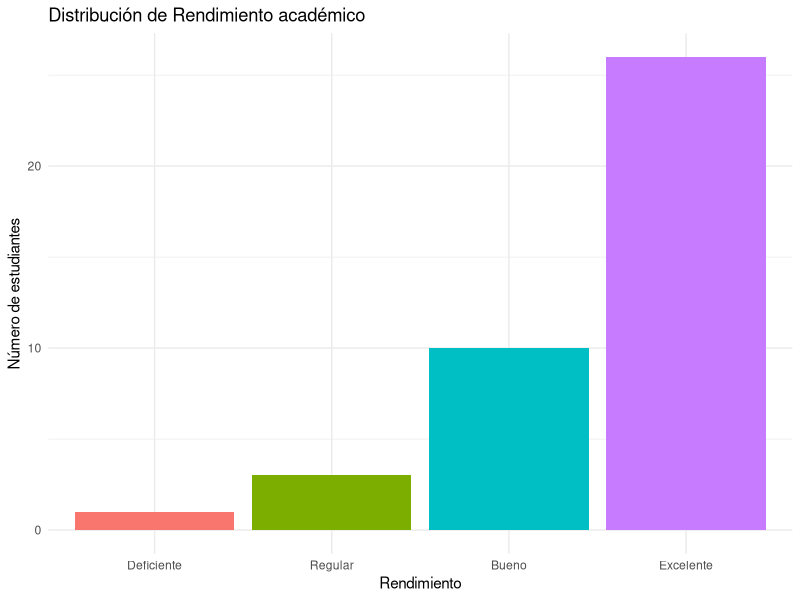
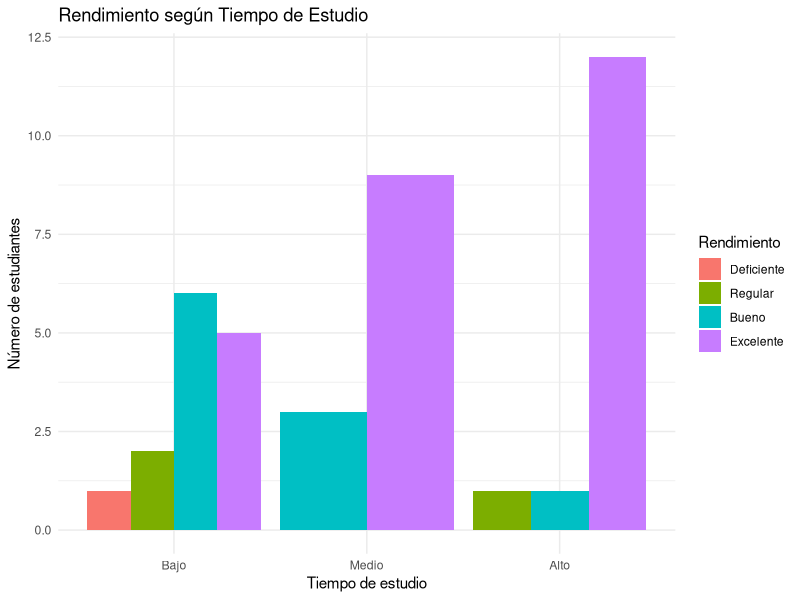
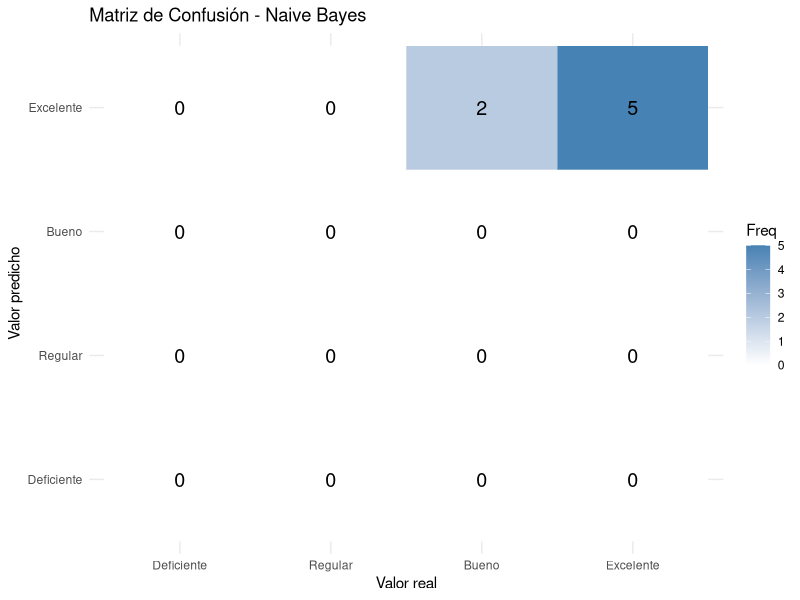

R code for these plots, in order:
## ---- chunk 1
knitr::opts_chunk$set(echo = TRUE, message = FALSE, warning = FALSE)
## ---- chunk 2
# install.packages(c("e1071", "caret", "ggplot2"))
library(e1071)   # Naive Bayes
library(caret)   # particion de datos y matriz de confusion
library(ggplot2) # graficos
## ---- chunk 3
set.seed(123)
n <- 40

TiempoEstudio  <- sample(c("Alto", "Medio", "Bajo"), n, replace = TRUE,
                          prob = c(0.35, 0.35, 0.30))
Asistencia     <- sample(c("Alta", "Media", "Baja"), n, replace = TRUE,
                          prob = c(0.40, 0.35, 0.25))
Participacion  <- sample(c("Alta", "Media", "Baja"), n, replace = TRUE,
                          prob = c(0.35, 0.40, 0.25))
SituacionEcon  <- sample(c("Buena", "Mala"), n, replace = TRUE,
                          prob = c(0.55, 0.45))

# Puntaje numérico auxiliar (0-100) usado únicamente para generar
# de forma coherente la variable objetivo Rendimiento
puntaje_var <- function(x, valores) {
  pesos <- c(20, 10, 0)
  names(pesos) <- valores
  pesos[x]
}

puntaje <- 55 +
  puntaje_var(TiempoEstudio, c("Alto", "Medio", "Bajo")) +
  puntaje_var(Asistencia,    c("Alta", "Media", "Baja")) +
  puntaje_var(Participacion, c("Alta", "Media", "Baja")) +
  ifelse(SituacionEcon == "Buena", 8, 0) +
  rnorm(n, mean = 0, sd = 6)

Rendimiento <- cut(puntaje,
                    breaks = c(-Inf, 69, 79, 89, Inf),
                    labels = c("Deficiente", "Regular", "Bueno", "Excelente"))

datos <- data.frame(
  Est            = 1:n,
  TiempoEstudio  = factor(TiempoEstudio, levels = c("Bajo", "Medio", "Alto")),
  Asistencia     = factor(Asistencia,    levels = c("Baja", "Media", "Alta")),
  Participacion  = factor(Participacion, levels = c("Baja", "Media", "Alta")),
  SituacionEcon  = factor(SituacionEcon, levels = c("Mala", "Buena")),
  Rendimiento    = factor(Rendimiento,
                          levels = c("Deficiente", "Regular", "Bueno", "Excelente"))
)

datos
## ---- chunk 4
str(datos)
summary(datos)
table(datos$Rendimiento)
## ---- chunk 5
ggplot(datos, aes(x = Rendimiento, fill = Rendimiento)) +
  geom_bar() +
  labs(title = "Distribución de Rendimiento académico",
       x = "Rendimiento", y = "Número de estudiantes") +
  theme_minimal() +
  theme(legend.position = "none")
## ---- chunk 6
ggplot(datos, aes(x = TiempoEstudio, fill = Rendimiento)) +
  geom_bar(position = "dodge") +
  labs(title = "Rendimiento según Tiempo de Estudio",
       x = "Tiempo de estudio", y = "Número de estudiantes") +
  theme_minimal()
## ---- chunk 7
set.seed(123)
indice_train <- createDataPartition(datos$Rendimiento, p = 0.8, list = FALSE)

train_data <- datos[indice_train, -1]  # se excluye la columna Est
test_data  <- datos[-indice_train, -1]

cat("Observaciones de entrenamiento:", nrow(train_data), "\n")
cat("Observaciones de prueba       :", nrow(test_data), "\n")
## ---- chunk 8
modelo_nb <- naiveBayes(Rendimiento ~ TiempoEstudio + Asistencia +
                           Participacion + SituacionEcon,
                         data = train_data)

modelo_nb
## ---- chunk 9
predicciones <- predict(modelo_nb, newdata = test_data)

resultado <- data.frame(
  Real      = test_data$Rendimiento,
  Predicho  = predicciones
)
resultado
## ---- chunk 10
matriz_confusion <- confusionMatrix(predicciones, test_data$Rendimiento)
matriz_confusion
## ---- chunk 11
cm_df <- as.data.frame(matriz_confusion$table)

ggplot(cm_df, aes(x = Reference, y = Prediction, fill = Freq)) +
  geom_tile(color = "white") +
  geom_text(aes(label = Freq), size = 5) +
  scale_fill_gradient(low = "white", high = "steelblue") +
  labs(title = "Matriz de Confusión - Naive Bayes",
       x = "Valor real", y = "Valor predicho") +
  theme_minimal()
